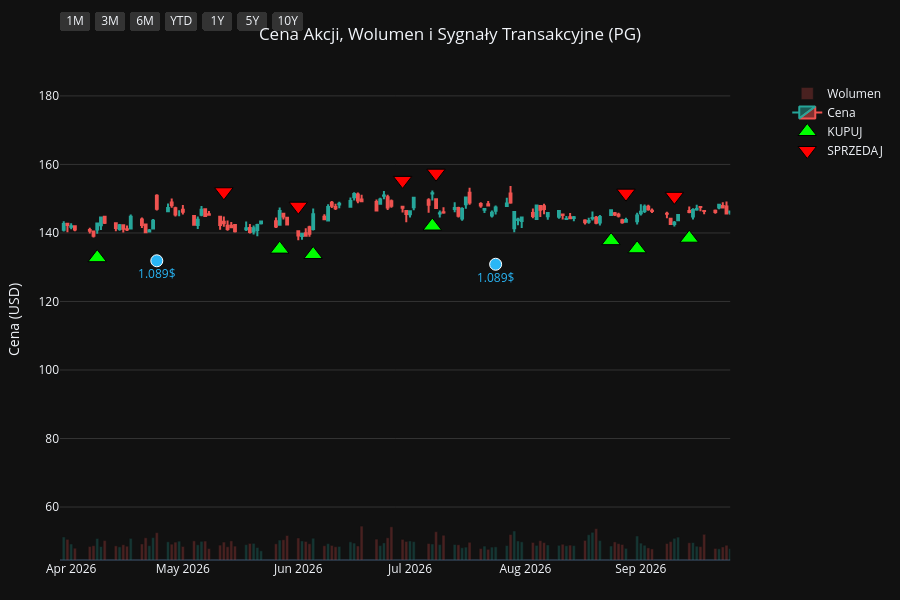
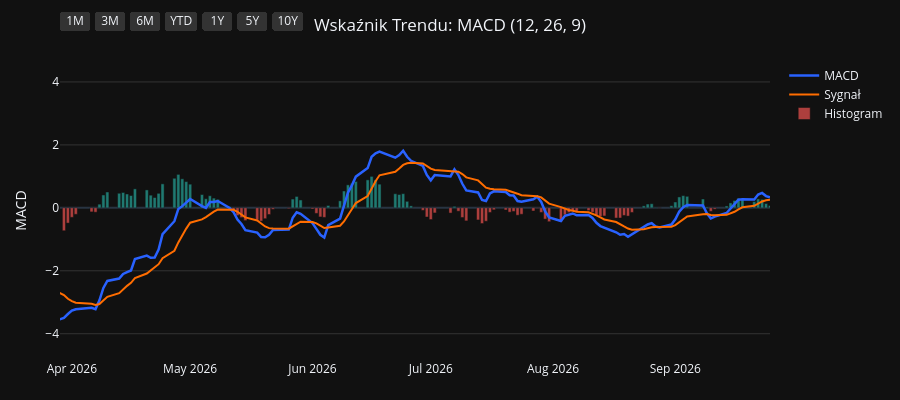
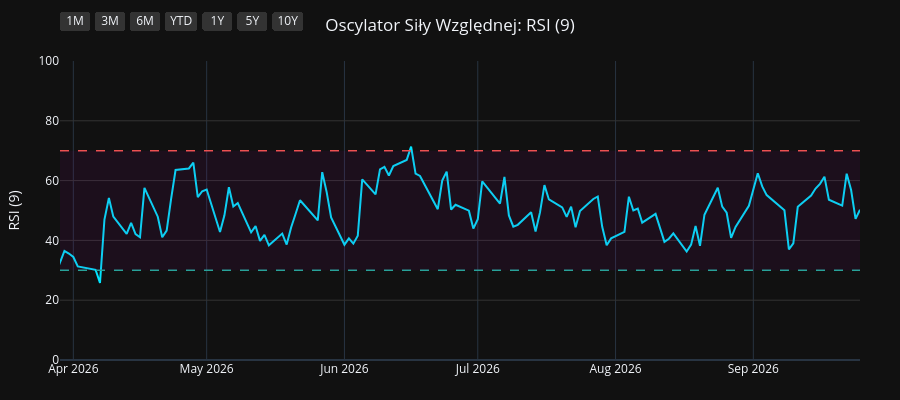
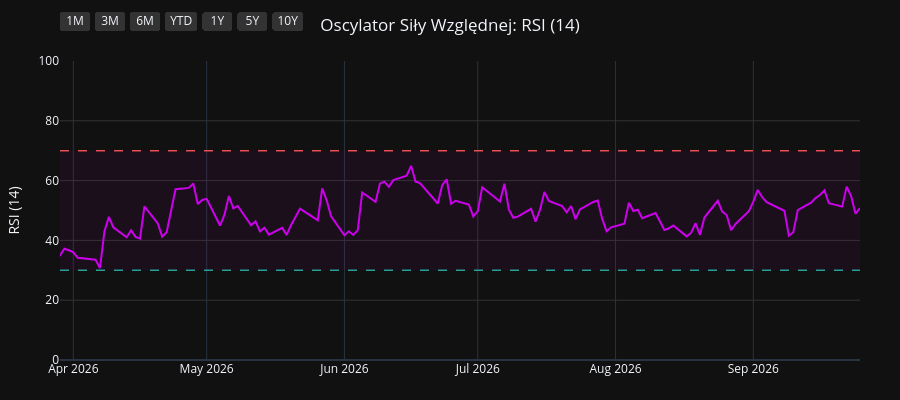

Notebook code for these charts, in order:
### Code cell
import os
import yfinance as yf
import pandas as pd
import pandas_ta as ta
import plotly.graph_objects as go
from plotly.subplots import make_subplots

# 1. Pobranie i przygotowanie danych
symbol = os.environ.get("STOCK_TICKER", "").strip().upper()
if not symbol:
    raise RuntimeError("Set STOCK_TICKER before running price_extractor.ipynb")
df = yf.Ticker(symbol).history(period="10y")
df.index = df.index.tz_localize(None)

# Wskaźniki i sygnały
df.ta.macd(fast=12, slow=26, signal=9, append=True)
df.ta.rsi(length=9, append=True)
df.ta.rsi(length=14, append=True)
df.ta.rsi(length=21, append=True)
df.dropna(inplace=True)

macd = df['MACD_12_26_9']
signal = df['MACDs_12_26_9']
wczorajszy_macd = macd.shift(1)
wczorajszy_signal = signal.shift(1)

df['Decyzja'] = 'BRAK'
df.loc[(macd > signal) & (wczorajszy_macd <= wczorajszy_signal), 'Decyzja'] = 'KUPUJ'
df.loc[(macd < signal) & (wczorajszy_macd >= wczorajszy_signal), 'Decyzja'] = 'SPRZEDAJ'

df_kupuj = df[df['Decyzja'] == 'KUPUJ']
df_sprzedaj = df[df['Decyzja'] == 'SPRZEDAJ']
df_dywidendy = df[df['Dividends'] > 0]
df_splity = df[df['Stock Splits'] > 0]

# Wspólna konfiguracja osi X
konfiguracja_osi_x = dict(
    type="date",
    showspikes=True, spikemode="across", spikesnap="cursor", spikedash="dot", spikecolor="#ffffff", spikethickness=1, hoverformat="%Y-%m-%d",
    rangeselector=dict(
        buttons=list([
            dict(count=1, label="1M", step="month", stepmode="backward"),
            dict(count=3, label="3M", step="month", stepmode="backward"),
            dict(count=6, label="6M", step="month", stepmode="backward"),
            dict(count=1, label="YTD", step="year", stepmode="todate"),
            dict(count=1, label="1Y", step="year", stepmode="backward"),
            dict(count=5, label="5Y", step="year", stepmode="backward"),
            dict(step="all", label="10Y")
        ]),
        bgcolor="#333333", activecolor="#2962ff", x=0, y=1.1
    )
)

# ==========================================
# WYKRES 1: CENA + WOLUMEN + SYGNAŁY
# ==========================================
fig1 = make_subplots(specs=[[{"secondary_y": True}]])

kolory_wolumenu = ['#26a69a' if row['Close'] >= row['Open'] else '#ef5350' for index, row in df.iterrows()]
fig1.add_trace(go.Bar(x=df.index, y=df['Volume'], marker_color=kolory_wolumenu, opacity=0.25, name='Wolumen'), secondary_y=True)
fig1.add_trace(go.Candlestick(x=df.index, open=df['Open'], high=df['High'], low=df['Low'], close=df['Close'], name='Cena', increasing_line_color='#26a69a', decreasing_line_color='#ef5350'), secondary_y=False)
fig1.add_trace(go.Scatter(x=df_kupuj.index, y=df_kupuj['Low'] * 0.95, customdata=df_kupuj[['Low', 'High']], mode='markers', marker=dict(symbol='triangle-up', size=16, color='#00ff00', line=dict(width=1, color='black')), name='KUPUJ', hovertemplate='KUPUJ<br>Najniższa: %{customdata[0]:.2f}<br>Najwyższa: %{customdata[1]:.2f}<extra></extra>'), secondary_y=False)
fig1.add_trace(go.Scatter(x=df_sprzedaj.index, y=df_sprzedaj['High'] * 1.05, customdata=df_sprzedaj[['Low', 'High']], mode='markers', marker=dict(symbol='triangle-down', size=16, color='#ff0000', line=dict(width=1, color='black')), name='SPRZEDAJ', hovertemplate='SPRZEDAJ<br>Najniższa: %{customdata[0]:.2f}<br>Najwyższa: %{customdata[1]:.2f}<extra></extra>'), secondary_y=False)

if not df_dywidendy.empty:
    fig1.add_trace(go.Scatter(x=df_dywidendy.index, y=df_dywidendy['Low'] * 0.90, mode='markers+text', marker=dict(symbol='circle', size=12, color='#29b6f6', line=dict(width=1, color='white')), text=df_dywidendy['Dividends'].apply(lambda x: f"{x}$"), textposition="bottom center", name='Dywidenda', showlegend=False, hovertemplate='Dywidenda: %{text}<extra></extra>', textfont=dict(color="#29b6f6")), secondary_y=False)
if not df_splity.empty:
                    fig1.add_trace(go.Scatter(x=df_splity.index, y=df_splity['High'], mode='markers+text', marker=dict(symbol='star', size=16, color='#ffee58', line=dict(width=1, color='black')), text=df_splity['Stock Splits'].apply(lambda x: f"{x:g}:1" if x >= 1 else f"1:{1 / x:g}"), textposition="top center", name='Split', hovertemplate='%{text}<extra></extra>', textfont=dict(color="#ffee58")), secondary_y=False)

fig1.update_layout(title=dict(text=f"Cena Akcji, Wolumen i Sygnały Transakcyjne ({symbol})", x=0.5, xanchor='center'), dragmode='pan', xaxis_rangeslider_visible=False, template='plotly_dark', height=600, hovermode='x unified', margin=dict(l=60, r=40, t=60, b=40))
fig1.update_xaxes(**konfiguracja_osi_x)
fig1.update_xaxes(range=[df.index.max() - pd.Timedelta(days=180), df.index.max()])
fig1.update_yaxes(title_text="Cena (USD)", secondary_y=False, gridcolor='#333333')
fig1.update_yaxes(range=[0, df['Volume'].max() * 4], showgrid=False, showticklabels=False, secondary_y=True)
fig1.show(config={'scrollZoom': True})

# ==========================================
# WYKRES 2: WSKAŹNIK MACD
# ==========================================
fig2 = go.Figure()
fig2.add_trace(go.Scatter(x=df.index, y=df['MACD_12_26_9'], line=dict(color='#2962ff', width=2.5), name='MACD'))
fig2.add_trace(go.Scatter(x=df.index, y=df['MACDs_12_26_9'], line=dict(color='#ff6d00', width=2), name='Sygnał'))
kolory_macd = ['#26a69a' if val >= 0 else '#ef5350' for val in df['MACDh_12_26_9']]
fig2.add_trace(go.Bar(x=df.index, y=df['MACDh_12_26_9'], marker_color=kolory_macd, name='Histogram', opacity=0.7))
fig2.update_layout(title=dict(text="Wskaźnik Trendu: MACD (12, 26, 9)", x=0.5, xanchor='center'), dragmode='pan', xaxis_rangeslider_visible=False, template='plotly_dark', height=400, hovermode='x unified', margin=dict(l=60, r=40, t=60, b=40))
fig2.update_xaxes(**konfiguracja_osi_x)
fig2.update_xaxes(range=[df.index.max() - pd.Timedelta(days=180), df.index.max()])
fig2.update_yaxes(title_text="MACD", gridcolor='#333333')
fig2.show(config={'scrollZoom': True})

# ==========================================
# WYKRES 3: OSCYLATOR RSI (9)
# ==========================================
fig3 = go.Figure()
fig3.add_trace(go.Scatter(x=df.index, y=df['RSI_9'], line=dict(color='#00e5ff', width=2), name='RSI (9)'))
fig3.add_hline(y=70, line_dash="dash", line_color="#ef5350", line_width=1.5)
fig3.add_hline(y=30, line_dash="dash", line_color="#26a69a", line_width=1.5)
fig3.add_hrect(y0=30, y1=70, line_width=0, fillcolor="purple", opacity=0.1)
fig3.update_layout(title=dict(text="Oscylator Siły Względnej: RSI (9)", x=0.5, xanchor='center'), dragmode='pan', xaxis_rangeslider_visible=False, template='plotly_dark', height=400, hovermode='x unified', margin=dict(l=60, r=40, t=60, b=40))
fig3.update_xaxes(**konfiguracja_osi_x)
fig3.update_xaxes(range=[df.index.max() - pd.Timedelta(days=180), df.index.max()])
fig3.update_yaxes(title_text="RSI (9)", range=[0, 100], gridcolor='#333333')
fig3.show(config={'scrollZoom': True})

# ==========================================
# WYKRES 4: OSCYLATOR RSI (14)
# ==========================================
fig4 = go.Figure()
fig4.add_trace(go.Scatter(x=df.index, y=df['RSI_14'], line=dict(color='#d500f9', width=2), name='RSI (14)'))
fig4.add_hline(y=70, line_dash="dash", line_color="#ef5350", line_width=1.5)
fig4.add_hline(y=30, line_dash="dash", line_color="#26a69a", line_width=1.5)
fig4.add_hrect(y0=30, y1=70, line_width=0, fillcolor="purple", opacity=0.1)
fig4.update_layout(title=dict(text="Oscylator Siły Względnej: RSI (14)", x=0.5, xanchor='center'), dragmode='pan', xaxis_rangeslider_visible=False, template='plotly_dark', height=400, hovermode='x unified', margin=dict(l=60, r=40, t=60, b=40))
fig4.update_xaxes(**konfiguracja_osi_x)
fig4.update_xaxes(range=[df.index.max() - pd.Timedelta(days=180), df.index.max()])
fig4.update_yaxes(title_text="RSI (14)", range=[0, 100], gridcolor='#333333')
fig4.show(config={'scrollZoom': True})

# ==========================================
# WYKRES 5: OSCYLATOR RSI (21)
# ==========================================
fig5 = go.Figure()
fig5.add_trace(go.Scatter(x=df.index, y=df['RSI_21'], line=dict(color='#64dd17', width=2), name='RSI (21)'))
fig5.add_hline(y=70, line_dash="dash", line_color="#ef5350", line_width=1.5)
fig5.add_hline(y=30, line_dash="dash", line_color="#26a69a", line_width=1.5)
fig5.add_hrect(y0=30, y1=70, line_width=0, fillcolor="purple", opacity=0.1)
fig5.update_layout(title=dict(text="Oscylator Siły Względnej: RSI (21)", x=0.5, xanchor='center'), dragmode='pan', xaxis_rangeslider_visible=False, template='plotly_dark', height=400, hovermode='x unified', margin=dict(l=60, r=40, t=60, b=40))
fig5.update_xaxes(**konfiguracja_osi_x)
fig5.update_xaxes(range=[df.index.max() - pd.Timedelta(days=180), df.index.max()])
fig5.update_yaxes(title_text="RSI (21)", range=[0, 100], gridcolor='#333333')
fig5.show(config={'scrollZoom': True})

### Figure 1 — Plotly figure (JSON) as saved in the notebook; plotly's stock layout.template omitted (floating-point values rounded to 4 significant figures; data arrays with more than 128 entries replaced by an {"elided": "..."} marker saying what was removed)
{"data": [{"marker": {"color": {"elided": "2481 str values"}}, "name": "Wolumen", "opacity": 0.25, "type": "bar", "x": {"elided": "2481 str values"}, "xaxis": "x", "y": {"elided": "2481 int values"}, "yaxis": "y2"}, {"close": {"elided": "2481 float values"}, "decreasing": {"line": {"color": "#ef5350"}}, "high": {"elided": "2481 float values"}, "increasing": {"line": {"color": "#26a69a"}}, "low": {"elided": "2481 float values"}, "name": "Cena", "open": {"elided": "2481 float values"}, "type": "candlestick", "x": {"elided": "2481 str values"}, "xaxis": "x", "yaxis": "y"}, {"customdata": {"elided": "103x2 float values"}, "hovertemplate": "KUPUJ<br>Najniższa: %{customdata[0]:.2f}<br>Najwyższa: %{customdata[1]:.2f}<extra></extra>", "marker": {"color": "#00ff00", "line": {"color": "black", "width": 1}, "size": 16, "symbol": "triangle-up"}, "mode": "markers", "name": "KUPUJ", "type": "scatter", "x": ["2016-11-28T00:00:00", "2017-01-17T00:00:00", "2017-02-15T00:00:00", "2017-04-18T00:00:00", "2017-04-25T00:00:00", "2017-05-19T00:00:00", "2017-07-18T00:00:00", "2017-09-20T00:00:00", "2017-10-13T00:00:00", "2017-11-08T00:00:00", "2018-01-22T00:00:00", "2018-02-20T00:00:00", "2018-02-22T00:00:00", "2018-03-02T00:00:00", "2018-03-28T00:00:00", "2018-05-09T00:00:00", "2018-07-27T00:00:00", "2018-08-16T00:00:00", "2018-09-19T00:00:00", "2018-10-19T00:00:00", "2018-12-14T00:00:00", "2019-01-18T00:00:00", "2019-01-23T00:00:00", "2019-03-14T00:00:00", "2019-04-08T00:00:00", "2019-04-15T00:00:00", "2019-05-16T00:00:00", "2019-06-07T00:00:00", "2019-07-03T00:00:00", "2019-07-30T00:00:00", "2019-08-16T00:00:00", "2019-08-27T00:00:00", "2019-09-26T00:00:00", "2019-10-23T00:00:00", "2019-11-19T00:00:00", "2019-11-26T00:00:00", "2020-01-15T00:00:00", "2020-02-05T00:00:00", "2020-02-21T00:00:00", "2020-03-30T00:00:00", "2020-05-28T00:00:00", "2020-07-01T00:00:00", "2020-08-25T00:00:00", "2020-10-06T00:00:00", "2020-11-06T00:00:00", "2020-11-12T00:00:00", "2020-12-17T00:00:00", "2021-02-10T00:00:00", "2021-03-08T00:00:00", "2021-05-10T00:00:00", "2021-06-28T00:00:00", "2021-08-13T00:00:00", "2021-09-14T00:00:00", "2021-10-11T00:00:00", "2021-10-26T00:00:00", "2021-12-06T00:00:00", "2022-02-03T00:00:00", "2022-03-18T00:00:00", "2022-06-02T00:00:00", "2022-06-23T00:00:00", "2022-07-25T00:00:00", "2022-08-03T00:00:00", "2022-10-17T00:00:00", "2023-02-17T00:00:00", "2023-04-21T00:00:00", "2023-06-13T00:00:00", "2023-07-20T00:00:00", "2023-09-18T00:00:00", "2023-10-16T00:00:00", "2023-11-30T00:00:00", "2023-12-28T00:00:00", "2024-02-23T00:00:00", "2024-04-19T00:00:00", "2024-06-10T00:00:00", "2024-06-18T00:00:00", "2024-07-17T00:00:00", "2024-08-05T00:00:00", "2024-08-20T00:00:00", "2024-08-30T00:00:00", "2024-10-15T00:00:00", "2024-11-13T00:00:00", "2025-01-22T00:00:00", "2025-02-21T00:00:00", "2025-04-01T00:00:00", "2025-04-14T00:00:00", "2025-05-15T00:00:00", "2025-07-02T00:00:00", "2025-07-22T00:00:00", "2025-08-11T00:00:00", "2025-09-17T00:00:00", "2025-10-20T00:00:00", "2025-11-13T00:00:00", "2025-11-18T00:00:00", "2025-12-16T00:00:00", "2026-01-12T00:00:00", "2026-02-23T00:00:00", "2026-04-08T00:00:00", "2026-05-27T00:00:00", "2026-06-05T00:00:00", "2026-07-07T00:00:00", "2026-08-24T00:00:00", "2026-08-31T00:00:00", "2026-09-14T00:00:00"], "xaxis": "x", "y": [60.34, 61.15, 66.0, 66.39, 66.25, 63.44, 64.76, 70.02, 69.1, 65.26, 68.77, 61.42, 60.74, 59.41, 59.06, 54.85, 61.31, 63.51, 64.63, 66.05, 74.74, 71.42, 73.46, 79.02, 81.2, 82.21, 84.21, 85.12, 88.36, 94.47, 93.51, 95.25, 98.23, 97.5, 96.94, 96.36, 100.0, 101.0, 101.4, 88.71, 93.11, 96.36, 112.4, 113.2, 116.8, 115.7, 113.1, 105.6, 103.4, 112.7, 111.9, 119.2, 121.1, 118.4, 118.7, 126.3, 136.6, 125.3, 121.2, 118.1, 121.9, 120.5, 107.7, 118.4, 134.8, 125.9, 130.0, 134.8, 127.7, 132.6, 128.1, 142.4, 137.4, 148.6, 149.4, 149.7, 150.0, 151.3, 152.7, 155.6, 150.0, 148.9, 151.1, 154.0, 151.0, 145.5, 146.5, 143.0, 141.5, 146.2, 139.6, 137.2, 135.2, 134.4, 131.7, 150.0, 132.8, 135.3, 133.7, 142.0, 137.8, 135.4, 138.5], "yaxis": "y"}, {"customdata": {"elided": "102x2 float values"}, "hovertemplate": "SPRZEDAJ<br>Najniższa: %{customdata[0]:.2f}<br>Najwyższa: %{customdata[1]:.2f}<extra></extra>", "marker": {"color": "#ff0000", "line": {"color": "black", "width": 1}, "size": 16, "symbol": "triangle-down"}, "mode": "markers", "name": "SPRZEDAJ", "type": "scatter", "x": ["2017-01-10T00:00:00", "2017-02-14T00:00:00", "2017-03-02T00:00:00", "2017-04-21T00:00:00", "2017-04-26T00:00:00", "2017-06-27T00:00:00", "2017-08-23T00:00:00", "2017-09-21T00:00:00", "2017-10-20T00:00:00", "2018-01-02T00:00:00", "2018-01-23T00:00:00", "2018-02-21T00:00:00", "2018-03-01T00:00:00", "2018-03-22T00:00:00", "2018-04-19T00:00:00", "2018-07-19T00:00:00", "2018-08-10T00:00:00", "2018-08-23T00:00:00", "2018-09-25T00:00:00", "2018-11-20T00:00:00", "2018-12-17T00:00:00", "2019-01-22T00:00:00", "2019-02-25T00:00:00", "2019-04-04T00:00:00", "2019-04-10T00:00:00", "2019-04-23T00:00:00", "2019-05-22T00:00:00", "2019-06-27T00:00:00", "2019-07-23T00:00:00", "2019-08-05T00:00:00", "2019-08-23T00:00:00", "2019-09-10T00:00:00", "2019-10-02T00:00:00", "2019-11-05T00:00:00", "2019-11-22T00:00:00", "2019-12-23T00:00:00", "2020-01-31T00:00:00", "2020-02-11T00:00:00", "2020-02-24T00:00:00", "2020-04-29T00:00:00", "2020-06-24T00:00:00", "2020-08-19T00:00:00", "2020-08-26T00:00:00", "2020-10-22T00:00:00", "2020-11-09T00:00:00", "2020-11-18T00:00:00", "2021-01-13T00:00:00", "2021-02-26T00:00:00", "2021-04-14T00:00:00", "2021-05-27T00:00:00", "2021-08-11T00:00:00", "2021-08-23T00:00:00", "2021-09-16T00:00:00", "2021-10-21T00:00:00", "2021-11-30T00:00:00", "2022-01-06T00:00:00", "2022-02-07T00:00:00", "2022-05-02T00:00:00", "2022-06-09T00:00:00", "2022-07-20T00:00:00", "2022-07-29T00:00:00", "2022-08-24T00:00:00", "2022-12-15T00:00:00", "2023-04-18T00:00:00", "2023-05-04T00:00:00", "2023-07-11T00:00:00", "2023-08-14T00:00:00", "2023-09-20T00:00:00", "2023-11-20T00:00:00", "2023-12-05T00:00:00", "2024-02-12T00:00:00", "2024-02-26T00:00:00", "2024-05-23T00:00:00", "2024-06-12T00:00:00", "2024-06-25T00:00:00", "2024-07-30T00:00:00", "2024-08-15T00:00:00", "2024-08-28T00:00:00", "2024-09-18T00:00:00", "2024-10-23T00:00:00", "2024-12-09T00:00:00", "2025-02-18T00:00:00", "2025-03-12T00:00:00", "2025-04-04T00:00:00", "2025-04-24T00:00:00", "2025-06-06T00:00:00", "2025-07-09T00:00:00", "2025-07-31T00:00:00", "2025-09-15T00:00:00", "2025-09-18T00:00:00", "2025-11-04T00:00:00", "2025-11-17T00:00:00", "2025-12-04T00:00:00", "2026-01-05T00:00:00", "2026-02-19T00:00:00", "2026-03-03T00:00:00", "2026-05-12T00:00:00", "2026-06-01T00:00:00", "2026-06-29T00:00:00", "2026-07-08T00:00:00", "2026-08-28T00:00:00", "2026-09-10T00:00:00"], "xaxis": "x", "y": [68.04, 71.65, 74.39, 73.07, 73.66, 73.13, 76.43, 77.95, 74.76, 76.4, 75.54, 68.5, 66.39, 64.91, 63.99, 67.53, 69.72, 71.29, 71.98, 80.69, 83.02, 79.56, 87.1, 89.89, 91.05, 90.91, 93.48, 96.29, 102.0, 102.2, 105.6, 106.5, 108.7, 105.8, 106.7, 111.3, 113.0, 112.4, 112.6, 105.7, 105.7, 122.9, 125.6, 129.4, 133.2, 128.8, 125.1, 115.7, 123.8, 126.9, 132.3, 134.2, 134.1, 131.2, 138.0, 153.5, 151.6, 152.2, 138.0, 135.5, 134.7, 139.2, 144.7, 145.3, 151.0, 143.7, 152.8, 150.2, 147.5, 149.0, 154.9, 158.4, 166.2, 165.8, 167.0, 161.5, 168.8, 170.3, 175.0, 170.3, 173.9, 166.9, 173.0, 174.8, 163.1, 167.4, 160.3, 155.0, 161.7, 162.2, 153.6, 152.0, 151.4, 145.2, 165.5, 167.8, 152.0, 147.8, 155.3, 157.4, 151.6, 150.7], "yaxis": "y"}, {"hovertemplate": "Dywidenda: %{text}<extra></extra>", "marker": {"color": "#29b6f6", "line": {"color": "white", "width": 1}, "size": 12, "symbol": "circle"}, "mode": "markers+text", "name": "Dywidenda", "showlegend": false, "text": ["0.67$", "0.69$", "0.69$", "0.69$", "0.69$", "0.717$", "0.717$", "0.717$", "0.717$", "0.746$", "0.746$", "0.746$", "0.746$", "0.791$", "0.791$", "0.791$", "0.791$", "0.87$", "0.87$", "0.87$", "0.87$", "0.913$", "0.913$", "0.913$", "0.913$", "0.941$", "0.941$", "0.941$", "0.941$", "1.007$", "1.007$", "1.007$", "1.007$", "1.057$", "1.057$", "1.057$", "1.057$", "1.089$", "1.089$"], "textfont": {"color": "#29b6f6"}, "textposition": "bottom center", "type": "scatter", "x": ["2017-01-18T00:00:00", "2017-04-19T00:00:00", "2017-07-19T00:00:00", "2017-10-19T00:00:00", "2018-01-18T00:00:00", "2018-04-19T00:00:00", "2018-07-19T00:00:00", "2018-10-18T00:00:00", "2019-01-17T00:00:00", "2019-04-17T00:00:00", "2019-07-18T00:00:00", "2019-10-17T00:00:00", "2020-01-23T00:00:00", "2020-04-23T00:00:00", "2020-07-23T00:00:00", "2020-10-22T00:00:00", "2021-01-21T00:00:00", "2021-04-22T00:00:00", "2021-07-22T00:00:00", "2021-10-21T00:00:00", "2022-01-20T00:00:00", "2022-04-21T00:00:00", "2022-07-21T00:00:00", "2022-10-20T00:00:00", "2023-01-19T00:00:00", "2023-04-20T00:00:00", "2023-07-20T00:00:00", "2023-10-19T00:00:00", "2024-01-18T00:00:00", "2024-04-18T00:00:00", "2024-07-19T00:00:00", "2024-10-18T00:00:00", "2025-01-24T00:00:00", "2025-04-21T00:00:00", "2025-07-18T00:00:00", "2025-10-24T00:00:00", "2026-01-23T00:00:00", "2026-04-24T00:00:00", "2026-07-24T00:00:00"], "xaxis": "x", "y": [58.89, 62.78, 61.93, 64.92, 64.36, 53.75, 56.93, 58.99, 67.15, 78.85, 86.48, 88.36, 94.3, 90.63, 97.04, 109.6, 102.0, 105.4, 108.2, 110.8, 128.2, 130.8, 112.6, 103.4, 116.8, 124.3, 123.2, 123.2, 123.7, 132.2, 142.5, 144.5, 140.8, 142.7, 134.3, 133.4, 132.8, 131.9, 130.9], "yaxis": "y"}], "layout": {"dragmode": "pan", "height": 600, "hovermode": "x unified", "margin": {"b": 40, "l": 60, "r": 40, "t": 60}, "title": {"text": "Cena Akcji, Wolumen i Sygnały Transakcyjne (PG)", "x": 0.5, "xanchor": "center"}, "xaxis": {"anchor": "y", "domain": [0.0, 0.94], "hoverformat": "%Y-%m-%d", "range": ["2026-03-29T00:00:00", "2026-09-25T00:00:00"], "rangeselector": {"activecolor": "#2962ff", "bgcolor": "#333333", "buttons": [{"count": 1, "label": "1M", "step": "month", "stepmode": "backward"}, {"count": 3, "label": "3M", "step": "month", "stepmode": "backward"}, {"count": 6, "label": "6M", "step": "month", "stepmode": "backward"}, {"count": 1, "label": "YTD", "step": "year", "stepmode": "todate"}, {"count": 1, "label": "1Y", "step": "year", "stepmode": "backward"}, {"count": 5, "label": "5Y", "step": "year", "stepmode": "backward"}, {"label": "10Y", "step": "all"}], "x": 0, "y": 1.1}, "rangeslider": {"visible": false}, "showspikes": true, "spikecolor": "#ffffff", "spikedash": "dot", "spikemode": "across", "spikesnap": "cursor", "spikethickness": 1, "type": "date"}, "yaxis": {"anchor": "x", "domain": [0.0, 1.0], "gridcolor": "#333333", "title": {"text": "Cena (USD)"}}, "yaxis2": {"anchor": "x", "overlaying": "y", "range": [0, 242483600], "showgrid": false, "showticklabels": false, "side": "right"}}}

### Figure 2 — Plotly figure (JSON) as saved in the notebook; plotly's stock layout.template omitted (floating-point values rounded to 4 significant figures; data arrays with more than 128 entries replaced by an {"elided": "..."} marker saying what was removed)
{"data": [{"line": {"color": "#2962ff", "width": 2.5}, "name": "MACD", "type": "scatter", "x": {"elided": "2481 str values"}, "y": {"elided": "2481 float values"}}, {"line": {"color": "#ff6d00", "width": 2}, "name": "Sygnał", "type": "scatter", "x": {"elided": "2481 str values"}, "y": {"elided": "2481 float values"}}, {"marker": {"color": {"elided": "2481 str values"}}, "name": "Histogram", "opacity": 0.7, "type": "bar", "x": {"elided": "2481 str values"}, "y": {"elided": "2481 float values"}}], "layout": {"dragmode": "pan", "height": 400, "hovermode": "x unified", "margin": {"b": 40, "l": 60, "r": 40, "t": 60}, "title": {"text": "Wskaźnik Trendu: MACD (12, 26, 9)", "x": 0.5, "xanchor": "center"}, "xaxis": {"hoverformat": "%Y-%m-%d", "range": ["2026-03-29T00:00:00", "2026-09-25T00:00:00"], "rangeselector": {"activecolor": "#2962ff", "bgcolor": "#333333", "buttons": [{"count": 1, "label": "1M", "step": "month", "stepmode": "backward"}, {"count": 3, "label": "3M", "step": "month", "stepmode": "backward"}, {"count": 6, "label": "6M", "step": "month", "stepmode": "backward"}, {"count": 1, "label": "YTD", "step": "year", "stepmode": "todate"}, {"count": 1, "label": "1Y", "step": "year", "stepmode": "backward"}, {"count": 5, "label": "5Y", "step": "year", "stepmode": "backward"}, {"label": "10Y", "step": "all"}], "x": 0, "y": 1.1}, "rangeslider": {"visible": false}, "showspikes": true, "spikecolor": "#ffffff", "spikedash": "dot", "spikemode": "across", "spikesnap": "cursor", "spikethickness": 1, "type": "date"}, "yaxis": {"gridcolor": "#333333", "title": {"text": "MACD"}}}}

### Figure 3 — Plotly figure (JSON) as saved in the notebook; plotly's stock layout.template omitted (floating-point values rounded to 4 significant figures; data arrays with more than 128 entries replaced by an {"elided": "..."} marker saying what was removed)
{"data": [{"line": {"color": "#00e5ff", "width": 2}, "name": "RSI (9)", "type": "scatter", "x": {"elided": "2481 str values"}, "y": {"elided": "2481 float values"}}], "layout": {"dragmode": "pan", "height": 400, "hovermode": "x unified", "margin": {"b": 40, "l": 60, "r": 40, "t": 60}, "shapes": [{"line": {"color": "#ef5350", "dash": "dash", "width": 1.5}, "type": "line", "x0": 0, "x1": 1, "xref": "x domain", "y0": 70, "y1": 70, "yref": "y"}, {"line": {"color": "#26a69a", "dash": "dash", "width": 1.5}, "type": "line", "x0": 0, "x1": 1, "xref": "x domain", "y0": 30, "y1": 30, "yref": "y"}, {"fillcolor": "purple", "line": {"width": 0}, "opacity": 0.1, "type": "rect", "x0": 0, "x1": 1, "xref": "x domain", "y0": 30, "y1": 70, "yref": "y"}], "title": {"text": "Oscylator Siły Względnej: RSI (9)", "x": 0.5, "xanchor": "center"}, "xaxis": {"hoverformat": "%Y-%m-%d", "range": ["2026-03-29T00:00:00", "2026-09-25T00:00:00"], "rangeselector": {"activecolor": "#2962ff", "bgcolor": "#333333", "buttons": [{"count": 1, "label": "1M", "step": "month", "stepmode": "backward"}, {"count": 3, "label": "3M", "step": "month", "stepmode": "backward"}, {"count": 6, "label": "6M", "step": "month", "stepmode": "backward"}, {"count": 1, "label": "YTD", "step": "year", "stepmode": "todate"}, {"count": 1, "label": "1Y", "step": "year", "stepmode": "backward"}, {"count": 5, "label": "5Y", "step": "year", "stepmode": "backward"}, {"label": "10Y", "step": "all"}], "x": 0, "y": 1.1}, "rangeslider": {"visible": false}, "showspikes": true, "spikecolor": "#ffffff", "spikedash": "dot", "spikemode": "across", "spikesnap": "cursor", "spikethickness": 1, "type": "date"}, "yaxis": {"gridcolor": "#333333", "range": [0, 100], "title": {"text": "RSI (9)"}}}}

### Figure 4 — Plotly figure (JSON) as saved in the notebook; plotly's stock layout.template omitted (floating-point values rounded to 4 significant figures; data arrays with more than 128 entries replaced by an {"elided": "..."} marker saying what was removed)
{"data": [{"line": {"color": "#d500f9", "width": 2}, "name": "RSI (14)", "type": "scatter", "x": {"elided": "2481 str values"}, "y": {"elided": "2481 float values"}}], "layout": {"dragmode": "pan", "height": 400, "hovermode": "x unified", "margin": {"b": 40, "l": 60, "r": 40, "t": 60}, "shapes": [{"line": {"color": "#ef5350", "dash": "dash", "width": 1.5}, "type": "line", "x0": 0, "x1": 1, "xref": "x domain", "y0": 70, "y1": 70, "yref": "y"}, {"line": {"color": "#26a69a", "dash": "dash", "width": 1.5}, "type": "line", "x0": 0, "x1": 1, "xref": "x domain", "y0": 30, "y1": 30, "yref": "y"}, {"fillcolor": "purple", "line": {"width": 0}, "opacity": 0.1, "type": "rect", "x0": 0, "x1": 1, "xref": "x domain", "y0": 30, "y1": 70, "yref": "y"}], "title": {"text": "Oscylator Siły Względnej: RSI (14)", "x": 0.5, "xanchor": "center"}, "xaxis": {"hoverformat": "%Y-%m-%d", "range": ["2026-03-29T00:00:00", "2026-09-25T00:00:00"], "rangeselector": {"activecolor": "#2962ff", "bgcolor": "#333333", "buttons": [{"count": 1, "label": "1M", "step": "month", "stepmode": "backward"}, {"count": 3, "label": "3M", "step": "month", "stepmode": "backward"}, {"count": 6, "label": "6M", "step": "month", "stepmode": "backward"}, {"count": 1, "label": "YTD", "step": "year", "stepmode": "todate"}, {"count": 1, "label": "1Y", "step": "year", "stepmode": "backward"}, {"count": 5, "label": "5Y", "step": "year", "stepmode": "backward"}, {"label": "10Y", "step": "all"}], "x": 0, "y": 1.1}, "rangeslider": {"visible": false}, "showspikes": true, "spikecolor": "#ffffff", "spikedash": "dot", "spikemode": "across", "spikesnap": "cursor", "spikethickness": 1, "type": "date"}, "yaxis": {"gridcolor": "#333333", "range": [0, 100], "title": {"text": "RSI (14)"}}}}
